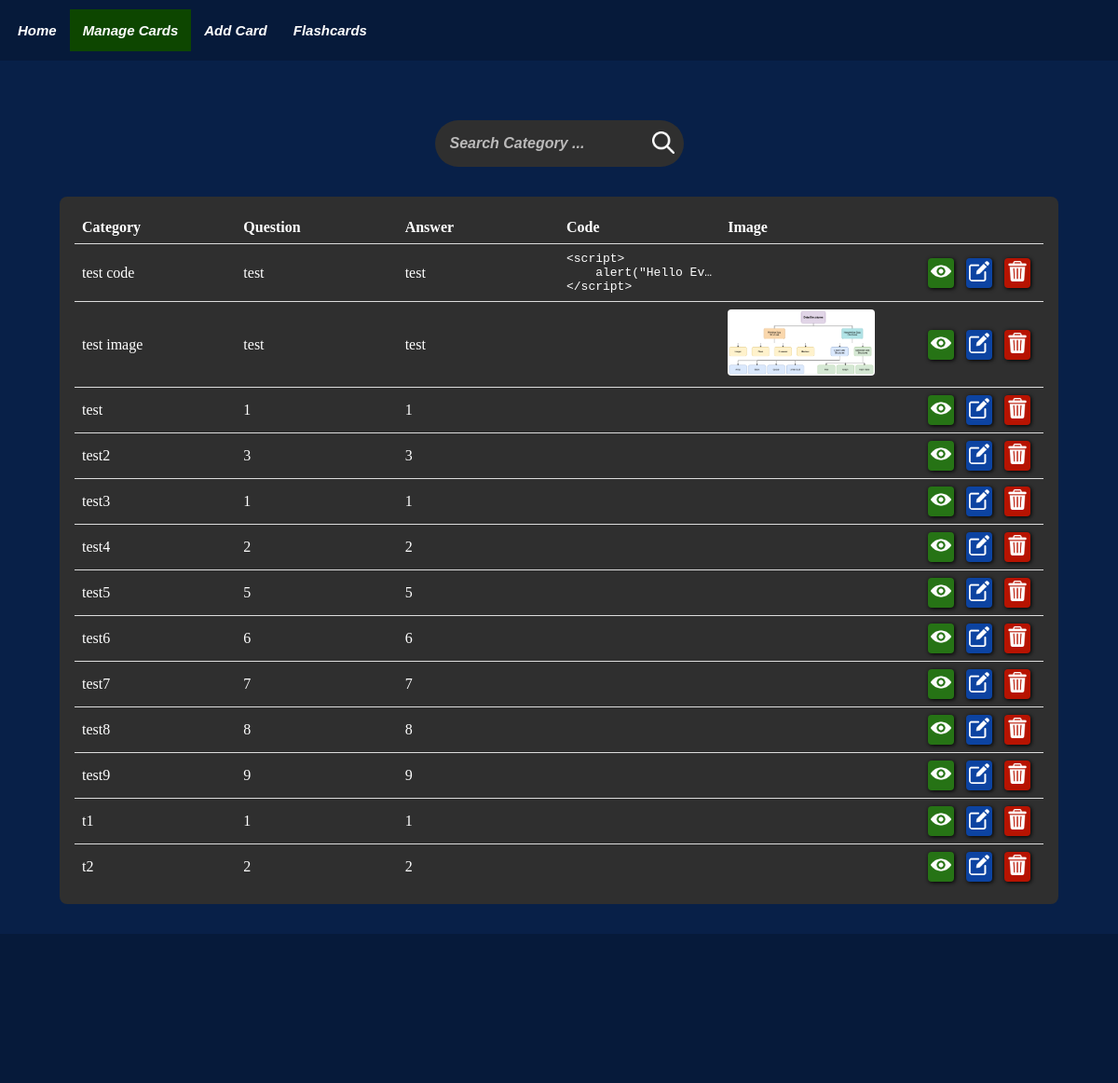
Page /manage_flashcards on the earlier database version.
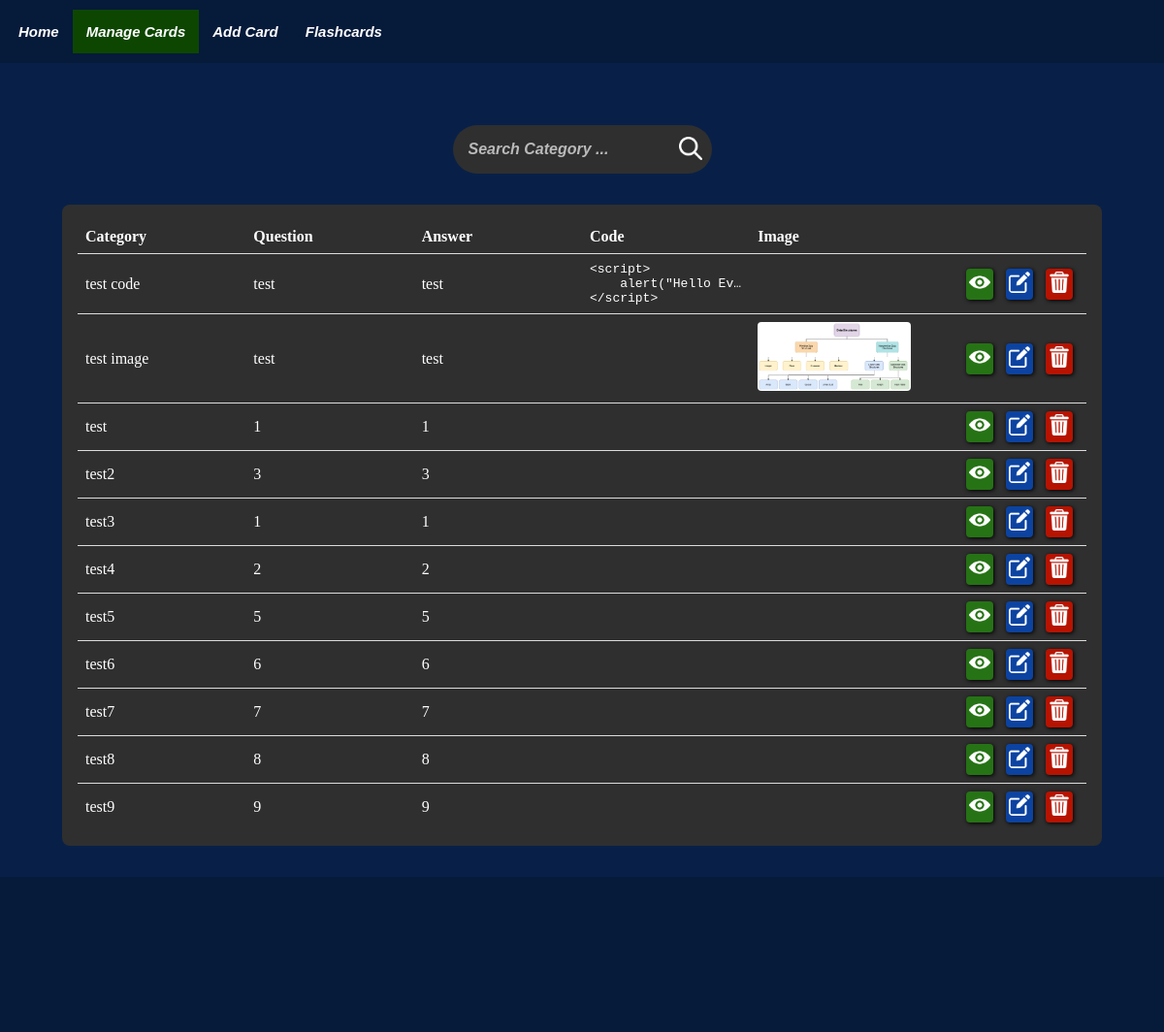
Same page on the later database version.
### tables this page shows
CREATE TABLE Flashcards(
                    cid INTEGER PRIMARY KEY AUTOINCREMENT,
                    category TEXT NOT NULL,
                    question TEXT NOT NULL,
                    answer TEXT NOT NULL,
                    figure_id INTEGER REFERENCES Figure(fid)        
            );

CREATE TABLE Figure(
                    fid INTEGER PRIMARY KEY AUTOINCREMENT,
                    code_block TEXT,
                    code_type TEXT,
                    image_file TEXT
            );

### app.py (the view)
@app.route("/manage_flashcards", methods=['GET', 'POST'])
def manage_flashcards_route():
    if request.method == 'POST':
        category = request.form.get('search', type=str)
        data = database.view_allcards(category=category)
    else:
        data = database.view_allcards(category=None)
    categories = database.view_allcategories()
    return render_template('manage_flashcards.html', nav_id="manage-page", data=data, categories=categories)

### templates/manage_flashcards.html (shortened to what this page needs)
{% extends "base.html" %}
{% block content %}
<div class="search-container">
    <form class="category-search" action="#" method="post">
        <div class="search-wrapper">
            <input type="text" id="search" name="search" placeholder="Search Category ..." autocomplete="off">
            <button class="search-btn" type="submit">
                <img class="search-image" src="{{ url_for('static', filename='images/icons/search.png') }}">
            </button>
        </div>
    </form>
</div>
<div class="questions-table">
    <table>
        <thead>
            <tr>
                <th>Category</th>
                <th>Question</th>
                <th>Answer</th>
                <th>Code</th>
                <th>Image</th>
                <th></th>
            </tr>
        </thead>
        <tbody>
            {% for value in data['questions'] %}
            <tr>
                <td id="category-cell" class="flash-cell">{{ value['category'] | escape }}</td>
                <td id="question-cell" class="flash-cell">{{ value['question'] | escape }}</td>
                <td id="answer-cell" class="flash-cell">{{ value['answer'] | escape }}</td>
                <td id="code-cell" class="flash-cell">
                    {% if value['code'] %}
                    <pre><code>{{ value['code'] | escape }}</code></pre>
                    {% endif %}
                </td>
                <td id="image-cell" class="flash-cell">
                    {% if value['image_file'] %}
                    <img class="card-image" src="{{ url_for('static', filename='images/' + value['image_file']) }}"
                        alt="{{ value['image_file'] }}">
                    {% endif %}
                </td>
                <td class="action-cells">
                    <div class="action-links">
                        <a class="action-cell view-cell" href="{{ url_for('view_flashcard_route', key=value['key']) | escape }}">
                            <img class="card-image" src="{{ url_for('static', filename='images/icons/view.png') }}" alt="view">
                        </a>
                        <a class="action-cell edit-cell" href="{{ url_for('edit_flashcard_route', key=value['key']) | escape }}">
                            <img class="card-image" src="{{ url_for('static', filename='images/icons/edit.png') }}" alt="edit">
                        </a>
                        <a class="action-cell delete-cell" href="#" data-question="{{ value['key'] | escape }}">
                            <img class="card-image" src="{{ url_for('static', filename='images/icons/delete.png') }}" alt="delete">
                        </a>
                    </div>
                </td>
            </tr>
            {% endfor %}
        </tbody>
    </table>
</div>
{% endblock %}

### templates/base.html (shortened to what this page needs)
<!DOCTYPE html>
<html lang="en">
    <head>
        <link rel="stylesheet" type="text/css" href="{{ url_for('static', filename='css/base.css') }}">
        <link rel="stylesheet" type="text/css" href="{{ url_for('static', filename='css/prism.css') }}">
    </head>
    <body>
        <div id="nav-bar">
            <ul class="nav">
                <li><a href="{{  url_for('home')  }}" class="nav-tile {% if nav_id == 'home-page' %}active{% endif %}">Home</a></li>
                <li><a href="{{  url_for('manage_flashcards_route')  }}" class="nav-tile {% if nav_id == 'manage-page' %}active{% endif %}">Manage Cards</a></li>
                <li><a href="{{  url_for('add_flashcard_route')  }}" class="nav-tile {% if nav_id == 'add-page' %}active{% endif %}">Add Card</a></li>
                <li>
                    <div class="dropdown {% if nav_id == 'flashcard-page' %}active{% endif %}">
                        <button class="dropbtn nav-tile">Flashcards</button>
                    </div>
                </li>
            </ul>
        </div>
        <div id="flash-messages">
        </div>
        <div class="content">
            {% block content %}{% endblock %}
        </div>
        <footer></footer>
    </body>
</html>

### static/css/base.css (style rules this page uses)
* { padding: 0; margin: 0; box-sizing: border-box; }
body { background-color: #082048; font-family: 'Times New Roman', Times, serif; width: 100%; position: relative; display: flex; flex-direction: column; min-height: 100vh; }
.content { flex: 1; }
#nav-bar { padding: 10px 0px 10px 5px; margin-bottom: 1rem; background-color: rgba(0, 0, 0, 0.2); display: flex; flex-direction: row; }
.nav { list-style-type: none; margin: 0; padding: 0; overflow: hidden; }
.nav li { display: inline; float: left; }
.nav-tile { font-size: 15px; font-family: Arial, sans-serif; font-weight: bold; font-style: italic; display: block; color: #FFFFFF; text-align: center; padding: 14px; text-decoration: none; }
.active { background: #0d4600; }
.dropbtn { background-color: inherit; border: none; }
#flash-messages { margin: 0 4rem 1rem 4rem; height: 2rem; overflow: hidden; }
.card-image { border-radius: 4px; height: fit-content; width: auto; max-height: 100%; max-width: 100%; }
.search-container { display: flex; justify-content: center; align-content: space-between; margin-bottom: 2rem; }
.search-wrapper { position: relative; display: flex; align-items: center; }
#search { border: none; border-radius: 90px; padding: 1rem 2rem 1rem 1rem; font-size: 16px; font-weight: bold; font-style: italic; color: #000; background-color: #2f2f2f; color: #FFFFFF; }
#search::placeholder { color: #bbbaba; }
.search-btn { position: absolute; right: 0; background-color: inherit; border: none; border-radius: 90px; padding: 10px; }
.search-image { max-height: 1.5rem; background-color: inherit; }
.questions-table { margin: 0 4rem 2rem 4rem; padding: 1rem; border-radius: 8px; background-color: #2f2f2f; color: #FFFFFF; }
table { width: 100%; table-layout: fixed; border-collapse: collapse; }
th, td { width: 25%; text-align: left; border-bottom: 1px solid #ddd; padding: 8px; }
td pre { max-height: 3rem; overflow: hidden; text-overflow: ellipsis; }
tr:last-child td { border-bottom: none; }
.flash-cell { white-space: nowrap; overflow: hidden; text-overflow: ellipsis; }
.action-cells { text-align: center; justify-content: space-around; }
.action-links { display: flex; justify-content: right; }
.action-cell { text-decoration: none; padding: 3px; margin: 0 0.4rem; border-radius: 4px; color: #FFFFFF; width: 1.75rem; min-width: 1.75rem; box-shadow: 1px 1px 4px #000; }
.view-cell { background-color: #267315; }
.edit-cell { background-color: #0c43a1; }
.delete-cell, .dlt-cell { background-color: #b71301; }
footer { height: 10rem; background-color: rgba(0, 0, 0, 0.2); }

Differences in the rows shown:
removed Flashcards: category "t1", question "1", answer "1"
removed Flashcards: category "t2", question "2", answer "2"
